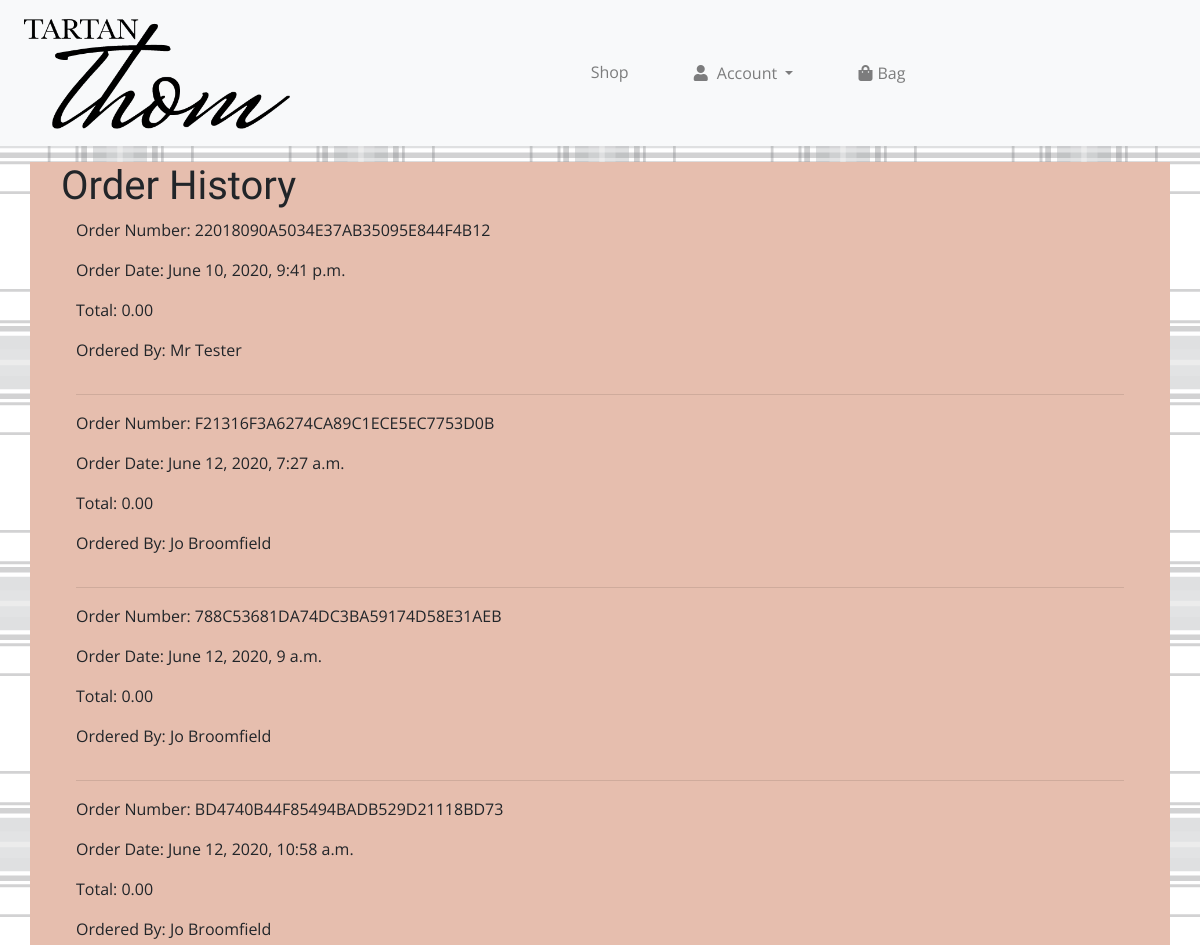
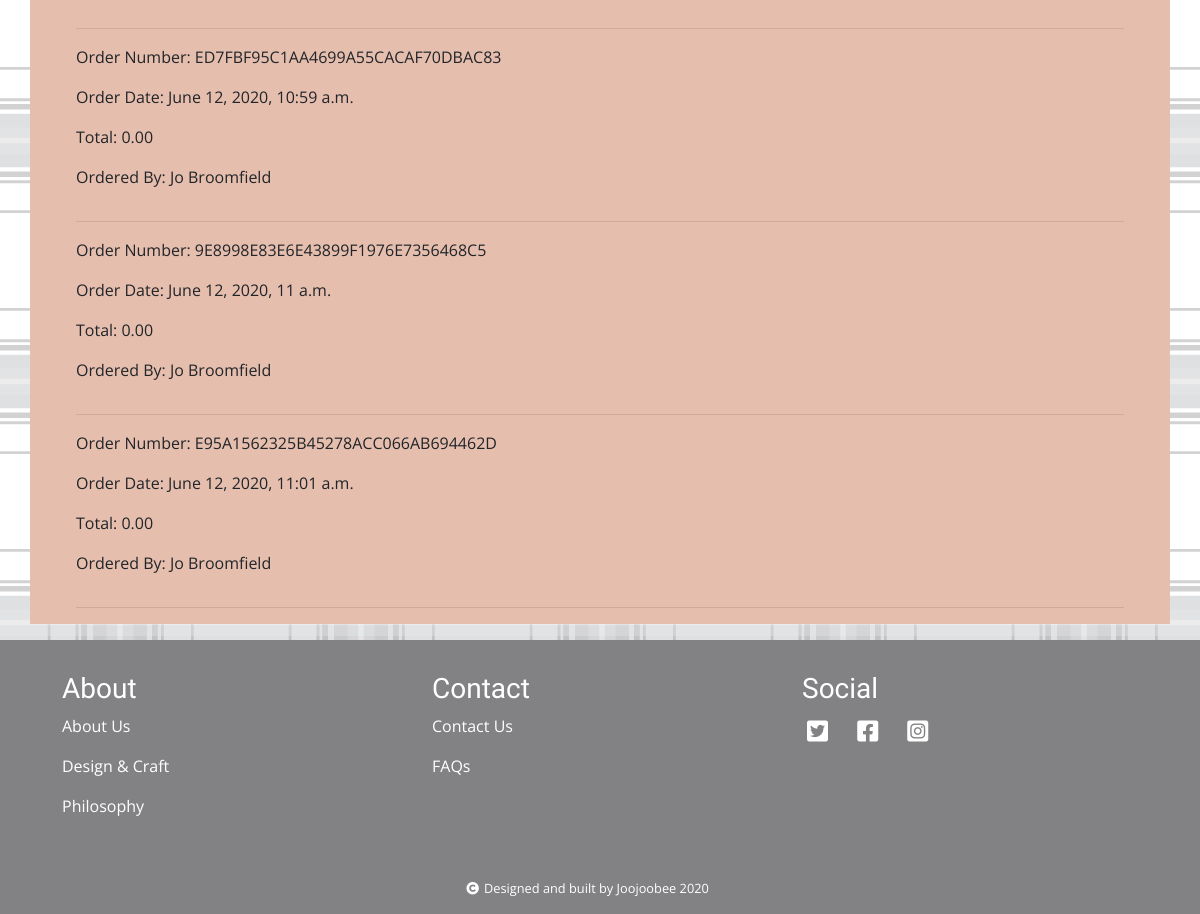
/checkout/checkout_history/ (signed in), run on the app's committed database (2 pictures, top to bottom).
### checkout/models.py (models this page shows, shortened)
class Order(models.Model):
    order_user = models.ForeignKey(User, null=True, on_delete=models.CASCADE, default='')
    order_number = models.CharField(max_length=32)
    fullname = models.CharField(max_length=50)
    phone_number = models.CharField(max_length=20)
    date = models.DateTimeField(auto_now_add=True)
    address_line1 = models.CharField(max_length=50)
    address_line2 = models.CharField(max_length=50)
    town_city = models.CharField(max_length=30)
    postcode = models.CharField(max_length=10)
    country = CountryField(blank_label='Country', max_length=30)
    order_total = models.DecimalField(max_digits=8, decimal_places=2, null=False, default=0)

### checkout/views.py (the view)
# urls.py: path('checkout_history/', checkout_history, name='checkout_history'),
@login_required
def checkout_history(request):
    user = request.user
    user_orders = Order.objects.filter(order_user=user)
    if user_orders:
        context = {
            'user_orders': user_orders,
        }
    else:
        messages.error("Sorry, you don't currently have any orders")
        return redirect(reverse('profiles:my_profile'))
    return render(request, 'checkout/checkout_history.html', context)

### basket/contexts.py (called while the page is built, shortened)
def basket_contents(request):
    basket = request.session.get('basket', {})
    basket_items = []
    total = 0
    product_count = 0
    return {'basket_items': basket_items, 'total': total, 'product_count': product_count}

### checkout/templates/checkout/checkout_history.html (shortened to what this page needs)
{% extends 'base.html' %}
{% load static %}
{% block content %}
<div class="container checkout-container">
    <div class="row justify-content-center m-3">
        <div class="col-md-12">
            <div class="row">
                <h1>Order History</h1>
            </div>
        {% if user_orders %}
            {% for order in user_orders.all %}
            <div class="row">
                <div class="col">
                    <a href="{% url 'checkout:order_detail' order.order_number%}"><p>Order Number: {{ order.order_number }}</p></a>
                    <p>Order Date: {{ order.date }}</p>
                    <p>Total: {{ order.order_total }}</p>
                    <p>Ordered By: {{ order.fullname }}</p>
                </div>
            </div>
            <hr>
            {% endfor %}
        {% endif %}
        </div>
    </div>
</div>
{% endblock %}

### static/css/style.css (style rules this page uses)
body { background-image: url("/static/img/tartanthom.png"); height: 100%; }
h1, h2, h3, h4 { font-family: "Great Vibes", cursive; }
p, span, li, a, div, .btn { font-family: "Open Sans", sans-serif; }
a, a:hover { color: inherit; text-decoration: none; }
.checkout-container, .my-profile-container { background-color: #e6beae; }

### data on the page
Order: order_number "22018090A5034E37AB35095E844F4B12", date "June 10, 2020, 9:41 p.m.", order_total "0.00", fullname "Mr Tester"
Order: order_number "F21316F3A6274CA89C1ECE5EC7753D0B", date "June 12, 2020, 7:27 a.m.", order_total "0.00", fullname "Jo Broomfield"
Order: order_number "788C53681DA74DC3BA59174D58E31AEB", date "June 12, 2020, 9 a.m.", order_total "0.00", fullname "Jo Broomfield"
Order: order_number "BD4740B44F85494BADB529D21118BD73", date "June 12, 2020, 10:58 a.m.", order_total "0.00", fullname "Jo Broomfield"
Order: order_number "ED7FBF95C1AA4699A55CACAF70DBAC83", date "June 12, 2020, 10:59 a.m.", order_total "0.00", fullname "Jo Broomfield"
Order: order_number "9E8998E83E6E43899F1976E7356468C5", date "June 12, 2020, 11 a.m.", order_total "0.00", fullname "Jo Broomfield"
Order: order_number "E95A1562325B45278ACC066AB694462D", date "June 12, 2020, 11:01 a.m.", order_total "0.00", fullname "Jo Broomfield"
